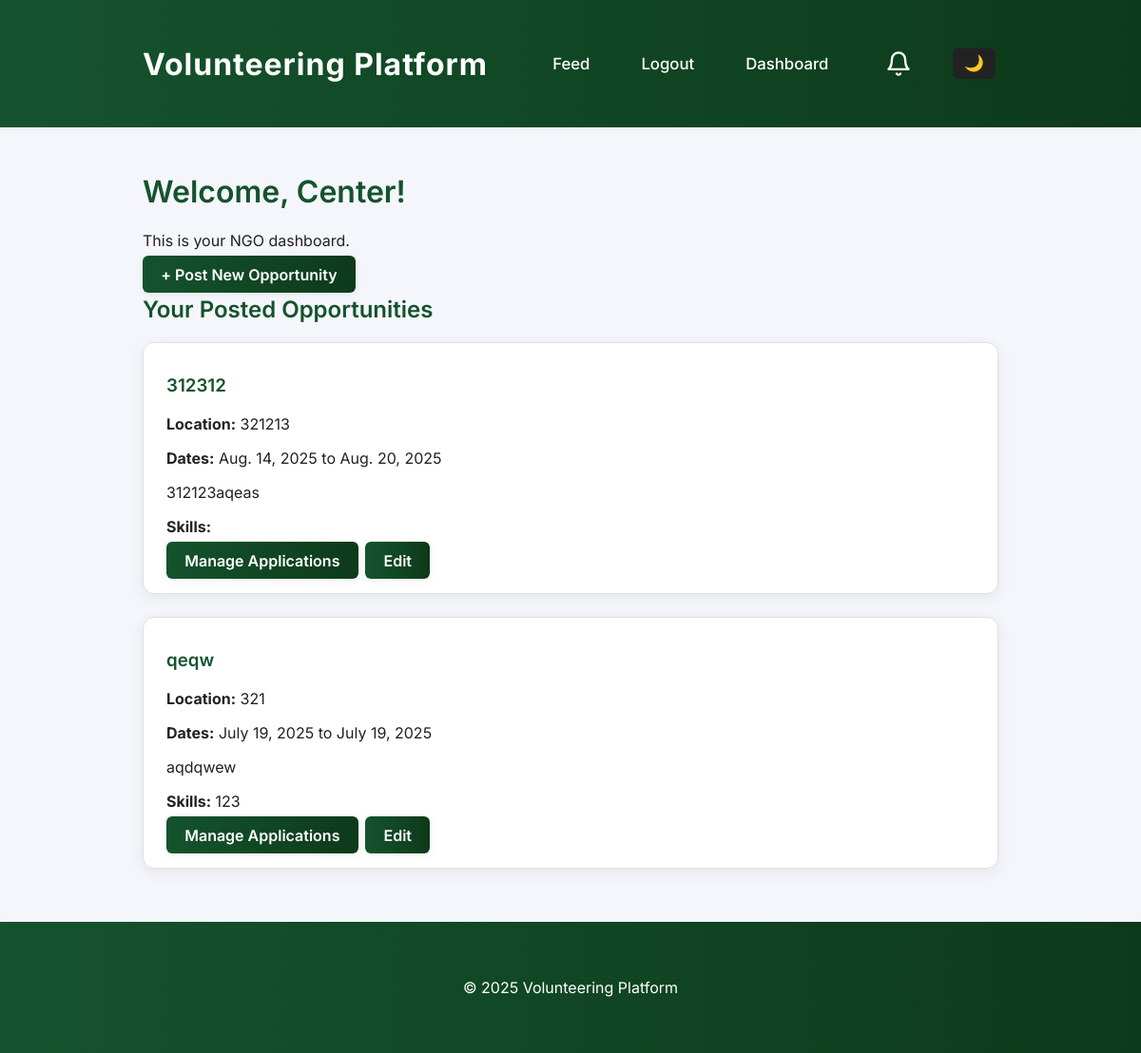
Page /accounts/dashboard/ngo/ (signed in) on the committed database.
### accounts/models.py (models this page shows, shortened)
class User(AbstractUser):
    ROLE_CHOICES = (
        ("volunteer", "Volunteer"),
        ("ngo", "NGO"),
        ("admin", "Admin"),
    )
    role = models.CharField(max_length=10, choices=ROLE_CHOICES, default="volunteer")
    skills = models.CharField(max_length=255, blank=True, help_text="Comma-separated skills (e.g. Python, Fundraising, Event Planning)")

### feeds/models.py (models this page shows, shortened)
class Opportunity(models.Model):
    ngo = models.ForeignKey(
        settings.AUTH_USER_MODEL,
        on_delete=models.CASCADE,
        limit_choices_to={"role": "ngo"},
    )
    title = models.CharField(max_length=200)
    description = models.TextField()
    location = models.CharField(max_length=255)
    start_date = models.DateField()
    end_date = models.DateField()
    skills_required = models.CharField(max_length=255, blank=True)
    created_at = models.DateTimeField(auto_now_add=True)

### accounts/views.py (the view)
# urls.py: path("dashboard/ngo/", views.ngo_dashboard, name="ngo_dashboard"),
@login_required
def ngo_dashboard(request):
    if request.user.role != "ngo":
        return redirect("home")
    opportunities = Opportunity.objects.filter(ngo=request.user).order_by("-created_at")
    return render(request, "accounts/ngo_dashboard.html", {"opportunities": opportunities})

### accounts/views.py (called while the page is built)
def get_notification_count(request):
    if not request.user.is_authenticated:
        return {'notification_count': 0}
    count = 0
    if hasattr(request.user, 'role'):
        if request.user.role == 'ngo':
            from feeds.models import Application
            count = Application.objects.filter(opportunity__ngo=request.user, status='pending').count()
        elif request.user.role == 'admin':
            from .models import Report
            count = Report.objects.filter(handled=False).count()
    return {'notification_count': count}

### feeds/templatetags/bg_images.py (called while the page is built)
@register.simple_tag
def random_bg_image():
    img_dir = os.path.join(settings.STATIC_ROOT or settings.STATICFILES_DIRS[0], 'img')
    try:
        files = [f for f in os.listdir(img_dir) if f.lower().endswith(('.jpg', '.jpeg', '.png', '.webp', '.gif'))]
    except Exception:
        files = []
    import random
    if files:
        return 'img/' + random.choice(files)
    return ''

### accounts/templates/accounts/ngo_dashboard.html (shortened to what this page needs)
{% extends "base.html" %}
{% block content %}
  <h1>Welcome, {{ user.username }}!</h1>
  <p>This is your NGO dashboard.</p>
  <a class="btn" href="{% url 'create_opportunity' %}">+ Post New Opportunity</a>
  <h2>Your Posted Opportunities</h2>
  {% if opportunities %}
    {% for opportunity in opportunities %}
      <div class="opportunity-card">
        <h3>{{ opportunity.title }}</h3>
        <p><strong>Location:</strong> {{ opportunity.location }}</p>
        <p><strong>Dates:</strong> {{ opportunity.start_date }} to {{ opportunity.end_date }}</p>
        <p>{{ opportunity.description }}</p>
        <p><strong>Skills:</strong> {{ opportunity.skills_required }}</p>
        <a class="btn" href="{% url 'manage_applications' opportunity.id %}">Manage Applications</a>
        <a class="btn" href="{% url 'edit_opportunity' opportunity.id %}">Edit</a>
      </div>
    {% endfor %}
  {% else %}
    <p>You haven’t posted any opportunities yet.</p>
  {% endif %}
{% endblock %}

### static/css/style.css (style rules this page uses)
:root { --main-green: #14532d; --main-green-dark: #0d3a1a; --main-green-light: #22c55e; }
body { font-family: 'Inter', Arial, sans-serif; margin: 0; padding: 0; background-color: #f4f6fb; color: #222; transition: background 0.3s, color 0.3s; }
.opportunity-card, .application-card { background: #fff; border-radius: 12px; padding: 1.5em; margin-bottom: 1.5em; box-shadow: 0 4px 16px rgba(0,0,0,0.07); border: 1px solid #e0e0e0; transition: box-shadow 0.2s, background 0.3s, color 0.3s; min-width: 100%; width: 100%; box-sizing: border-box; display: block; }
@media (min-width: 700px) { .opportunity-card, .application-card { min-width: 900px; max-width: 100%; margin-left: auto; margin-right: auto; } }
button, .btn { background: linear-gradient(90deg, var(--main-green) 0%, var(--main-green-dark) 100%); color: #fff; border: none; border-radius: 6px; padding: 0.6em 1.2em; font-size: 1em; font-weight: 600; cursor: pointer; margin: 0.2em 0.2em 0.2em 0; transition: background 0.2s, box-shadow 0.2s; box-shadow: 0 2px 8px rgba(20,83,45,0.07); text-decoration: none; }
h1, h2, h3 { font-weight: 600; color: var(--main-green); margin-top: 0.5em; transition: color 0.3s; }

### templates/base.html (style rules this page uses)
html, body { height: 100%; }
body { min-height: 100vh; display: flex; flex-direction: column; }

### rows in the picture
User: username "Center"
Opportunity: title "312312", location "321213", start_date "Aug. 14, 2025", end_date "Aug. 20, 2025", description "312123aqeas"
Opportunity: title "qeqw", location "321", start_date "July 19, 2025", end_date "July 19, 2025", description "aqdqwew", skills_required "123"
